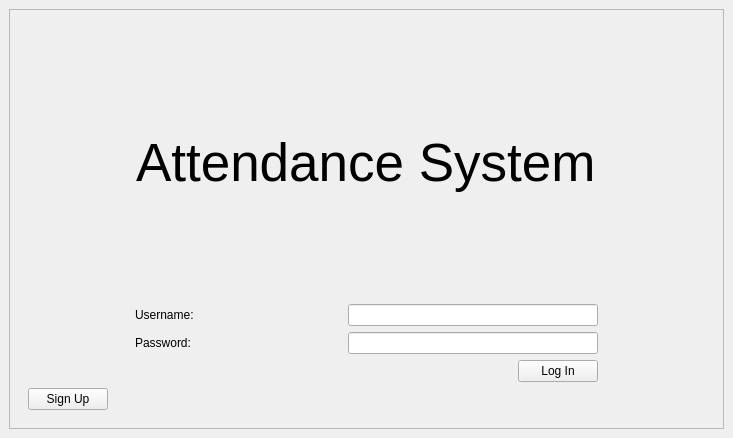
<?xml version="1.0" encoding="UTF-8"?>
<ui version="4.0">
 <class>MainWindow</class>
 <widget class="QMainWindow" name="MainWindow">
  <property name="geometry">
   <rect>
    <x>0</x>
    <y>0</y>
    <width>733</width>
    <height>438</height>
   </rect>
  </property>
  <property name="windowTitle">
   <string>Attendance System</string>
  </property>
  <widget class="QWidget" name="centralwidget">
   <layout class="QVBoxLayout" name="verticalLayout">
    <item>
     <widget class="QFrame" name="Content">
      <property name="frameShape">
       <enum>QFrame::NoFrame</enum>
      </property>
      <property name="frameShadow">
       <enum>QFrame::Raised</enum>
      </property>
      <layout class="QHBoxLayout" name="horizontalLayout_5">
       <property name="spacing">
        <number>0</number>
       </property>
       <property name="leftMargin">
        <number>0</number>
       </property>
       <property name="topMargin">
        <number>0</number>
       </property>
       <property name="rightMargin">
        <number>0</number>
       </property>
       <property name="bottomMargin">
        <number>0</number>
       </property>
       <item>
        <widget class="QFrame" name="frame_pages">
         <property name="frameShape">
          <enum>QFrame::StyledPanel</enum>
         </property>
         <property name="frameShadow">
          <enum>QFrame::Raised</enum>
         </property>
         <layout class="QVBoxLayout" name="verticalLayout_27">
          <item>
           <widget class="QStackedWidget" name="stackedWidget">
            <property name="currentIndex">
             <number>0</number>
            </property>
            <widget class="QWidget" name="login_page">
             <layout class="QVBoxLayout" name="verticalLayout_2">
              <item alignment="Qt::AlignHCenter">
               <widget class="QLabel" name="label_9">
                <property name="font">
                 <font>
                  <pointsize>40</pointsize>
                 </font>
                </property>
                <property name="text">
                 <string>Attendance System</string>
                </property>
               </widget>
              </item>
              <item>
               <layout class="QGridLayout" name="gridLayout">
                <item row="2" column="1" alignment="Qt::AlignRight">
                 <widget class="QPushButton" name="authenticate_login_btn">
                  <property name="minimumSize">
                   <size>
                    <width>0</width>
                    <height>0</height>
                   </size>
                  </property>
                  <property name="styleSheet">
                   <string notr="true"/>
                  </property>
                  <property name="text">
                   <string>Log In</string>
                  </property>
                 </widget>
                </item>
                <item row="1" column="0">
                 <widget class="QLabel" name="label_2">
                  <property name="text">
                   <string>Password:</string>
                  </property>
                 </widget>
                </item>
                <item row="0" column="0">
                 <widget class="QLabel" name="label">
                  <property name="maximumSize">
                   <size>
                    <width>100</width>
                    <height>16777215</height>
                   </size>
                  </property>
                  <property name="text">
                   <string>Username:</string>
                  </property>
                 </widget>
                </item>
                <item row="0" column="1">
                 <widget class="QLineEdit" name="login_username_input">
                  <property name="maximumSize">
                   <size>
                    <width>250</width>
                    <height>16777215</height>
                   </size>
                  </property>
                 </widget>
                </item>
                <item row="1" column="1">
                 <widget class="QLineEdit" name="login_password_input">
                  <property name="maximumSize">
                   <size>
                    <width>250</width>
                    <height>16777215</height>
                   </size>
                  </property>
                  <property name="echoMode">
                   <enum>QLineEdit::Password</enum>
                  </property>
                 </widget>
                </item>
               </layout>
              </item>
              <item alignment="Qt::AlignLeft">
               <widget class="QPushButton" name="signup_btn">
                <property name="maximumSize">
                 <size>
                  <width>16777215</width>
                  <height>16777215</height>
                 </size>
                </property>
                <property name="text">
                 <string>Sign Up</string>
                </property>
               </widget>
              </item>
             </layout>
            </widget>
            <widget class="QWidget" name="signup_page">
             <layout class="QVBoxLayout" name="verticalLayout_3">
              <item alignment="Qt::AlignHCenter">
               <widget class="QLabel" name="label_3">
                <property name="font">
                 <font>
                  <pointsize>40</pointsize>
                 </font>
                </property>
                <property name="text">
                 <string>Sign Up</string>
                </property>
               </widget>
              </item>
              <item>
               <layout class="QGridLayout" name="gridLayout_2">
                <item row="3" column="2">
                 <widget class="QLineEdit" name="signup_username_input">
                  <property name="maximumSize">
                   <size>
                    <width>250</width>
                    <height>16777215</height>
                   </size>
                  </property>
                 </widget>
                </item>
                <item row="4" column="0">
                 <widget class="QLabel" name="label_4">
                  <property name="text">
                   <string>Password:</string>
                  </property>
                 </widget>
                </item>
                <item row="3" column="0">
                 <widget class="QLabel" name="label_5">
                  <property name="text">
                   <string>Username:</string>
                  </property>
                 </widget>
                </item>
                <item row="2" column="2">
                 <widget class="QLineEdit" name="signup_lastname_input">
                  <property name="maximumSize">
                   <size>
                    <width>250</width>
                    <height>16777215</height>
                   </size>
                  </property>
                 </widget>
                </item>
                <item row="5" column="2" alignment="Qt::AlignRight">
                 <widget class="QPushButton" name="authenticate_signup_btn">
                  <property name="minimumSize">
                   <size>
                    <width>0</width>
                    <height>0</height>
                   </size>
                  </property>
                  <property name="styleSheet">
                   <string notr="true"/>
                  </property>
                  <property name="text">
                   <string>Sign Up</string>
                  </property>
                 </widget>
                </item>
                <item row="0" column="0">
                 <widget class="QLabel" name="label_7">
                  <property name="maximumSize">
                   <size>
                    <width>100</width>
                    <height>16777215</height>
                   </size>
                  </property>
                  <property name="text">
                   <string>TC No:</string>
                  </property>
                 </widget>
                </item>
                <item row="2" column="0">
                 <widget class="QLabel" name="label_8">
                  <property name="text">
                   <string>Lastname:</string>
                  </property>
                 </widget>
                </item>
                <item row="0" column="2">
                 <widget class="QLineEdit" name="signup_tc_input">
                  <property name="maximumSize">
                   <size>
                    <width>250</width>
                    <height>16777215</height>
                   </size>
                  </property>
                 </widget>
                </item>
                <item row="1" column="0">
                 <widget class="QLabel" name="label_6">
                  <property name="text">
                   <string>Name:</string>
                  </property>
                 </widget>
                </item>
                <item row="1" column="2">
                 <widget class="QLineEdit" name="signup_name_input">
                  <property name="maximumSize">
                   <size>
                    <width>250</width>
                    <height>16777215</height>
                   </size>
                  </property>
                 </widget>
                </item>
                <item row="4" column="2">
                 <widget class="QLineEdit" name="signup_password_input">
                  <property name="maximumSize">
                   <size>
                    <width>250</width>
                    <height>16777215</height>
                   </size>
                  </property>
                  <property name="echoMode">
                   <enum>QLineEdit::Password</enum>
                  </property>
                 </widget>
                </item>
               </layout>
              </item>
              <item alignment="Qt::AlignLeft">
               <widget class="QPushButton" name="login_btn">
                <property name="text">
                 <string>Log In</string>
                </property>
               </widget>
              </item>
             </layout>
            </widget>
           </widget>
          </item>
         </layout>
        </widget>
       </item>
      </layout>
     </widget>
    </item>
   </layout>
  </widget>
 </widget>
 <resources/>
 <connections/>
</ui>
